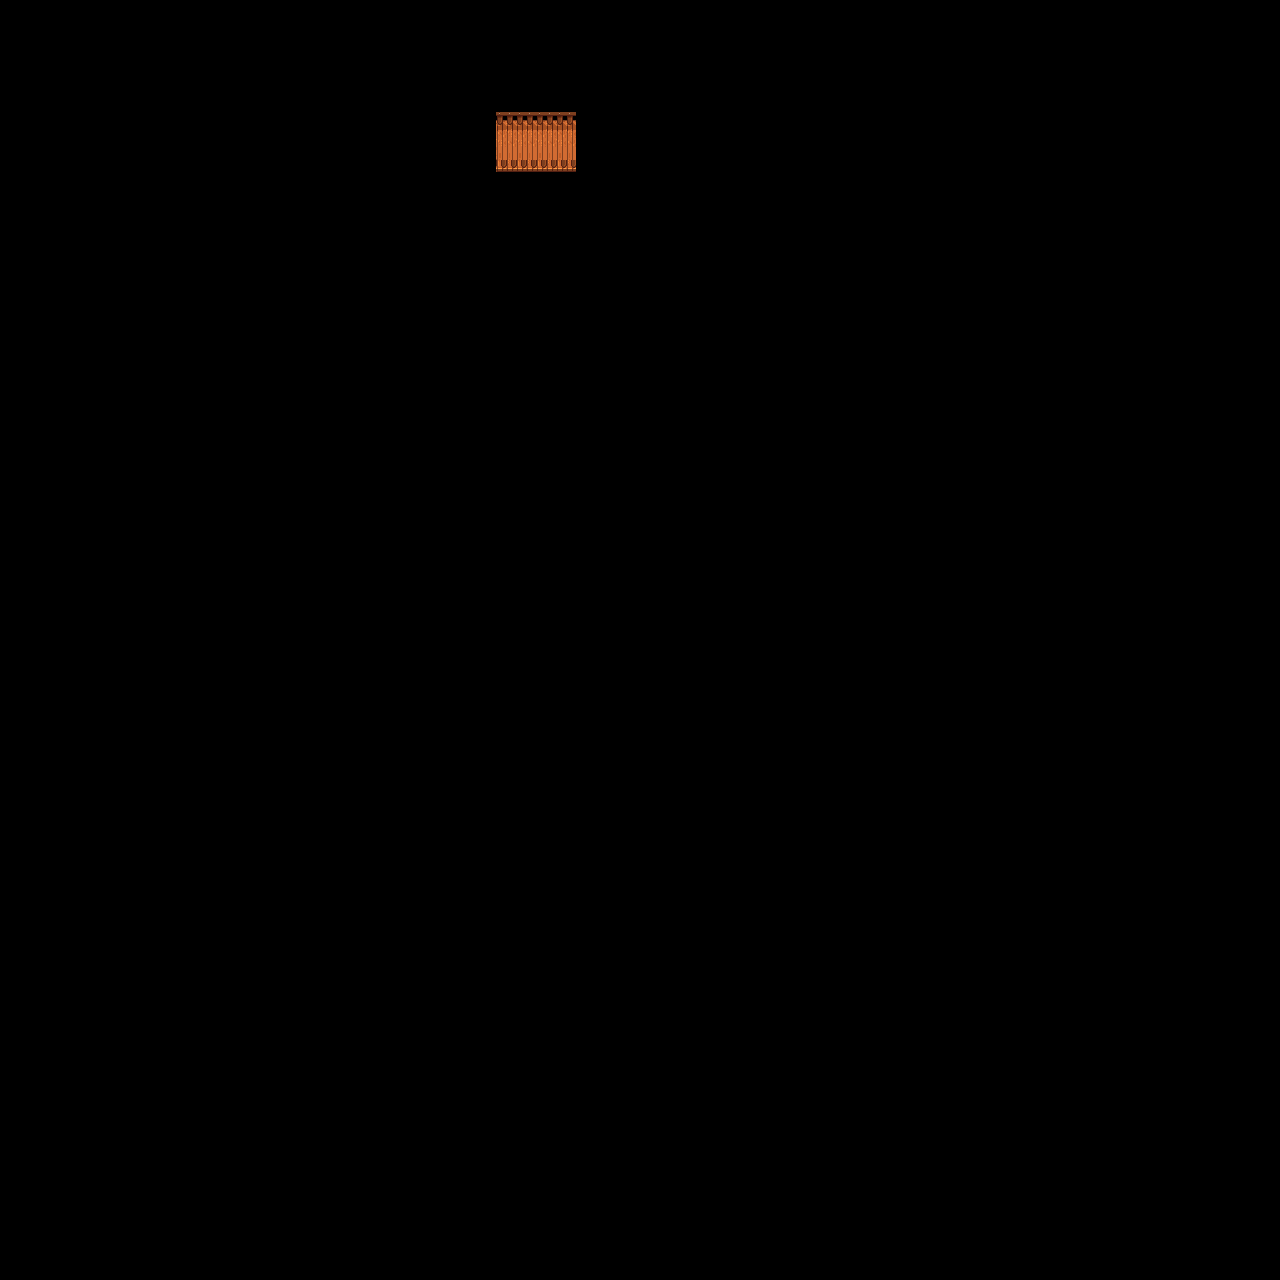

Rendered tile map (Tiled .tmx) drawn with the repository's tilesets; below, a short description and the map source with its tile grids summarised:
An orthogonal 80x80 tile map with 16x16 px tiles, 1 tile layer (Buildings).

<map version="1.10" tiledversion="1.10.1" orientation="orthogonal" renderorder="right-down" compressionlevel="0" width="80" height="80" tilewidth="16" tileheight="16" infinite="0" nextlayerid="13" nextobjectid="135">
 <properties>
  <property name="@TileBrush@Tile Brush 1@" value="Back|0,0,untitled tile sheet,380|1,0,,381|2,0,,380|3,0,,381|4,0,,380|5,0,,381|6,0,,380|7,0,,381|8,0,,380|9,0,,381|10,0,,380|11,0,,381|12,0,,380|13,0,,381|0,1,,396|1,1,,397|2,1,,396|3,1,,397|4,1,,396|5,1,,397|6,1,,396|7,1,,397|8,1,,396|9,1,,397|10,1,,396|11,1,,397|12,1,,396|13,1,,397|0,2,,380|1,2,,381|2,2,,380|3,2,,381|4,2,,380|5,2,,381|6,2,,380|7,2,,381|8,2,,380|9,2,,381|10,2,,380|11,2,,381|12,2,,380|13,2,,381|0,3,,396|1,3,,397|2,3,,396|3,3,,397|4,3,,396|5,3,,397|6,3,,396|7,3,,397|8,3,,396|9,3,,397|10,3,,396|11,3,,397|12,3,,396|13,3,,397|0,4,,380|1,4,,381|2,4,,380|3,4,,381|4,4,,380|5,4,,381|6,4,,380|7,4,,381|8,4,,380|9,4,,381|10,4,,380|11,4,,381|12,4,,380|13,4,,381|0,5,,396|1,5,,397|2,5,,396|3,5,,397|4,5,,396|5,5,,397|6,5,,396|7,5,,397|8,5,,396|9,5,,397|10,5,,396|11,5,,397|12,5,,396|13,5,,397" />
  <property name="Arch" value="111 .01 113 .009" />
  <property name="Debris" value="8 .01 3" />
  <property name="Fish" value="142 .1 153 .25 166 .0005" />
  <property name="Outdoors" value="T" />
  <property name="Spouse" value="3 22 2 11 11 2 4 5 0 1 12 2 17 11 2 23 3 2" />
  <property name="Warp" value="80 15 BusStop 0 23 80 18 BusStop 0 24 80 16 BusStop 0 23 80 17 BusStop 0 23 40 65 Forest 68 0 41 65 Forest 68 0 42 65 Forest 68 0 40 -1 Backwoods 14 39 41 -1 Backwoods 14 39 30 35 FarmCave 8 11" />
 </properties>
 <tileset firstgid="1" name="z_fence" tilewidth="16" tileheight="16" tilecount="1975" columns="25">
  <image source="Fence.png" width="400" height="1264" />
 </tileset>
 <layer id="2" name="Buildings" width="80" height="80">
  <data>[6400 cells, 20 non-empty, 20 distinct tile ids]</data>
 </layer>
</map>
